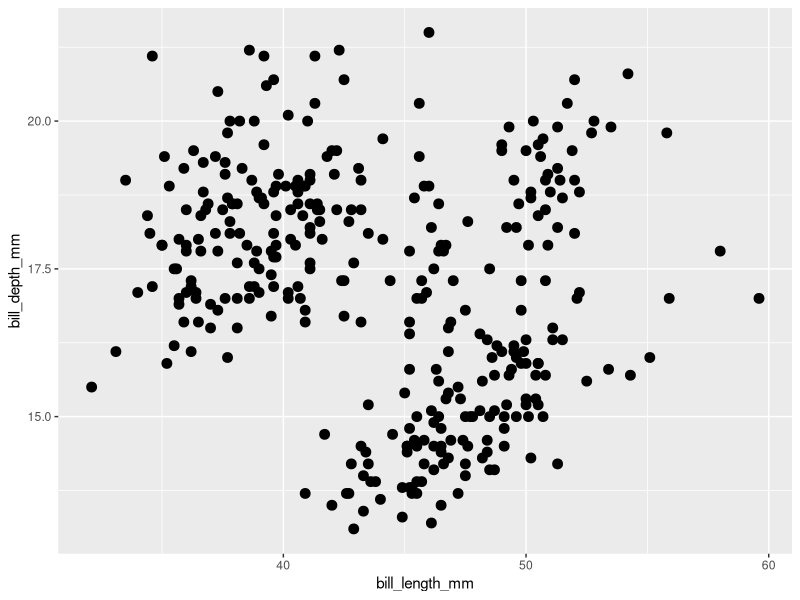
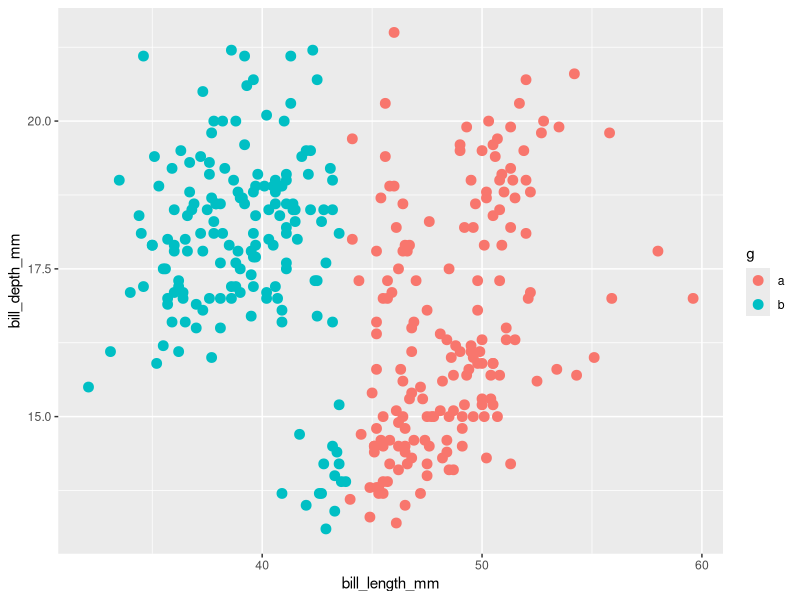
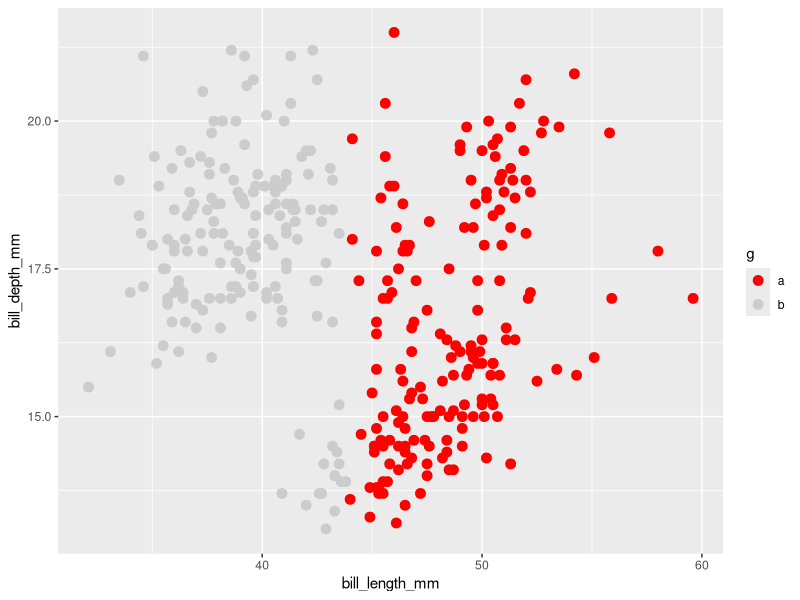
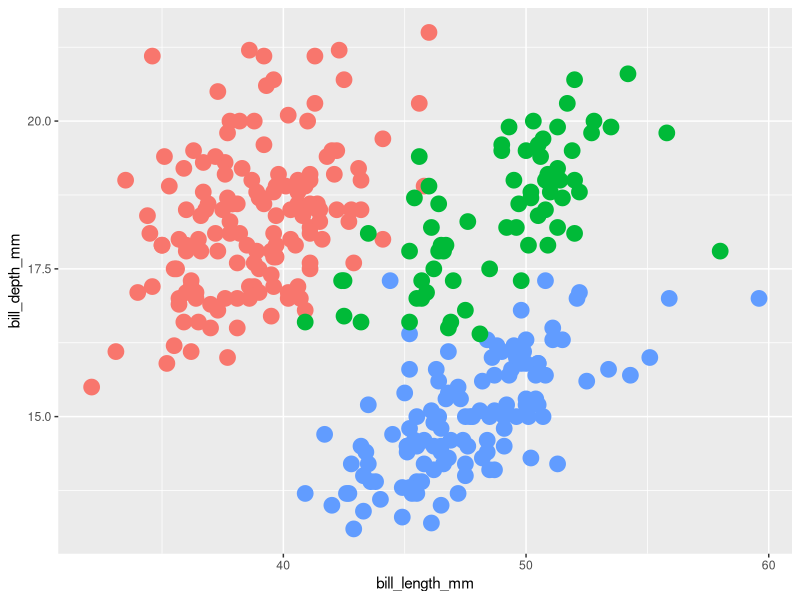
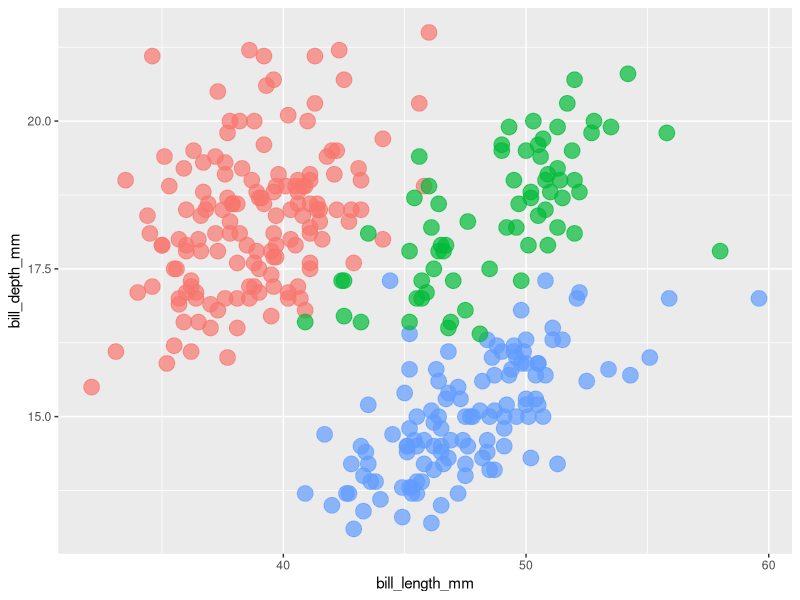
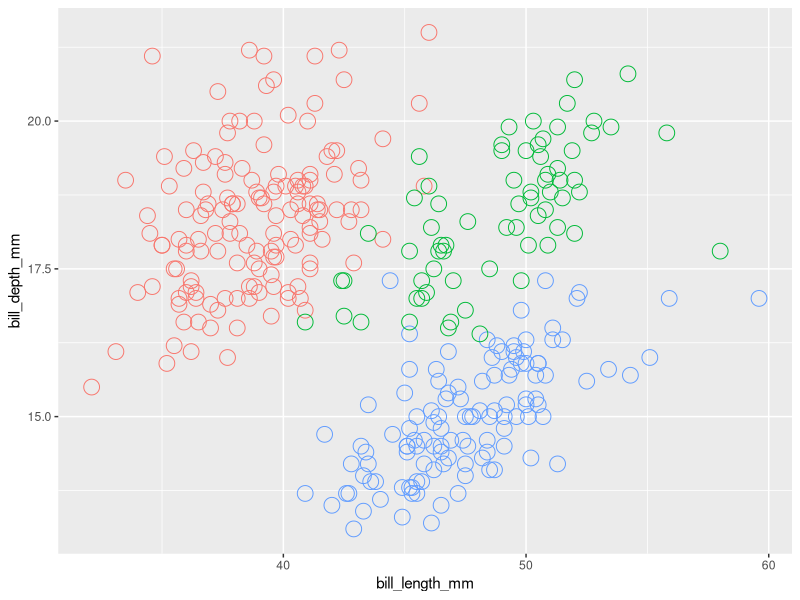

These charts were generated, in order, by the following R code:
## ---- chunk 1
library(tidyverse)
library(palmerpenguins)
penguins <- penguins %>% drop_na()

penguins
## ---- chunk 2
penguins %>% 
  ggplot(aes(x = bill_length_mm, y = bill_depth_mm)) +
  geom_point(size = 3)
## ---- chunk 3
penguins %>% 
  mutate(g = if_else(bill_length_mm > mean(bill_length_mm), "a", "b"))
## ---- chunk 4
penguins %>% 
  mutate(g = if_else(bill_length_mm > mean(bill_length_mm), "a", "b")) %>% 

  ggplot(aes(x = bill_length_mm, y = bill_depth_mm, color = g)) +
  geom_point(size = 3)
## ---- chunk 5
penguins %>% 
  mutate(g = if_else(bill_length_mm > mean(bill_length_mm), "a", "b")) %>% 
  ggplot(aes(x = bill_length_mm, y = bill_depth_mm, color = g)) +
  geom_point(size = 3) +
  
  scale_color_manual(
    values = c("a" = "red", "b" = "gray80")
  )
## ---- chunk 6
penguins %>% 
  ggplot(aes(x = bill_length_mm, y = bill_depth_mm, color = species)) +
  geom_point(size = 5, show.legend = FALSE)
## ---- chunk 7
penguins %>% 
  ggplot(aes(x = bill_length_mm, y = bill_depth_mm, color = species)) +
  geom_point(size = 5, alpha = 0.7, show.legend = FALSE)
## ---- chunk 8
penguins %>% 
  ggplot(aes(x = bill_length_mm, y = bill_depth_mm, color = species)) +
  geom_point(shape = 21, size = 5, show.legend = FALSE)
